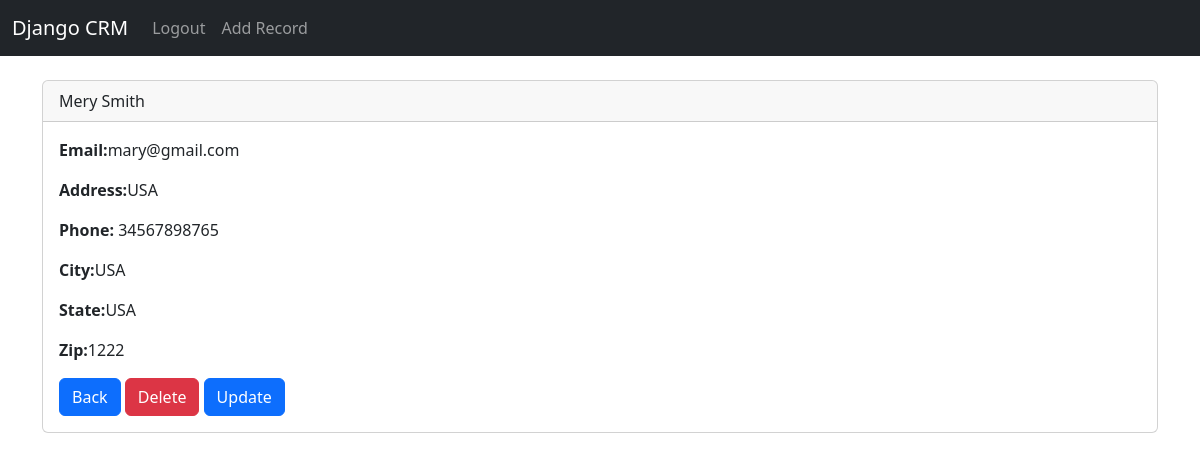
Screenshot of /record/3 (signed in) with the database file from the repository.
### website/models.py (models this page shows)
class Record(models.Model):
    first_name = models.CharField(max_length=100)
    last_name = models.CharField(max_length=100)
    email = models.CharField(max_length=100)
    phone = models.CharField(max_length=100)
    address = models.CharField(max_length=100)
    city = models.CharField(max_length=100)
    state = models.CharField(max_length=100)
    zip_code = models.CharField(max_length=100)
    created_at = models.DateTimeField(auto_now_add=True)
    def __str__(self):
        return (f"{self.first_name} {self.last_name}")

### website/views.py (the view)
# urls.py: path("record/<str:pk>",views.customer_record,name="record"),
@login_required(login_url="home")
def customer_record(request,pk):
    record = Record.objects.get(id=pk)
    context = {"record":record}
    return render(request,'record.html',context)

### website/templates/record.html
{% extends 'base.html' %}
{% block content %}
  <div class="card">
    <div class="card-header">{{ record }}</div>
    <div class="card-body">
      <p class="card-text">
        <strong>Email:</strong>{{ record.email }}
      </p>
      <p class="card-text">
        <strong>Address:</strong>{{ record.address }}
      </p>
      <p class="card-text">
        <strong>Phone:</strong> {{ record.phone }}
      </p>
      <p class="card-text">
        <strong>City:</strong>{{ record.city }}
      </p>
      <p class="card-text">
        <strong>State:</strong>{{ record.state }}
      </p>
      <p class="card-text">
        <strong>Zip:</strong>{{ record.zip_code }}
      </p>
      <a href="{% url 'home' %}" class="btn btn-primary">Back</a>
      <a href="{% url 'delete_record' record.id %}" class="btn btn-danger">Delete</a>
      <a href="{% url 'update_record' record.id %}" class="btn btn-primary">Update</a>
    </div>
  </div>
{% endblock %}

### rows the page displays
Record: first_name+last_name "Mery Smith", email "mary@gmail.com", address "USA", phone "34567898765", city "USA", state "USA", zip_code "1222"
